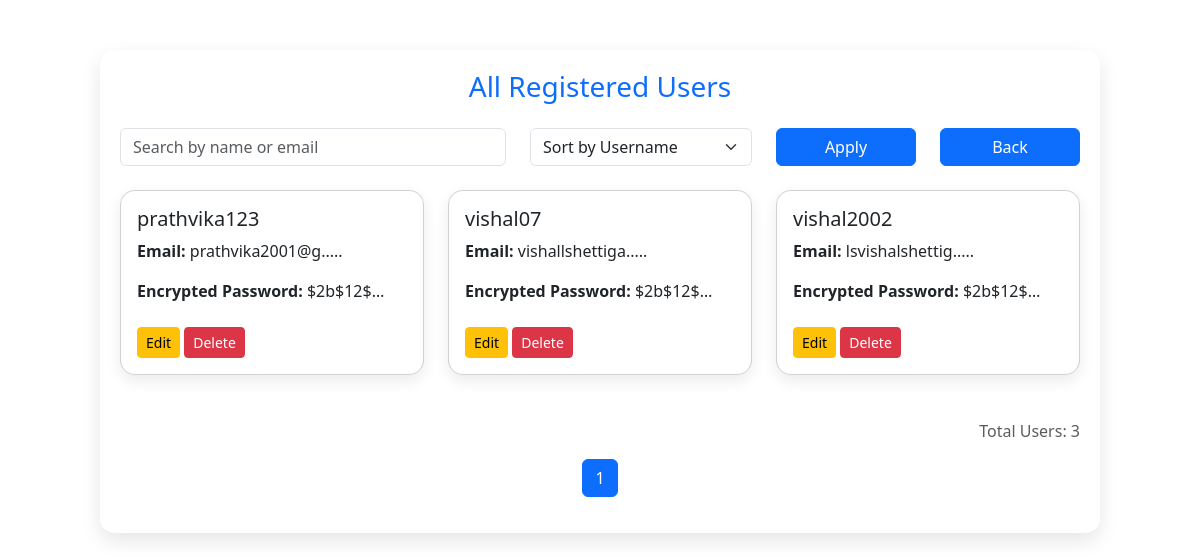
/view-users, run on an earlier commit of the app's database.
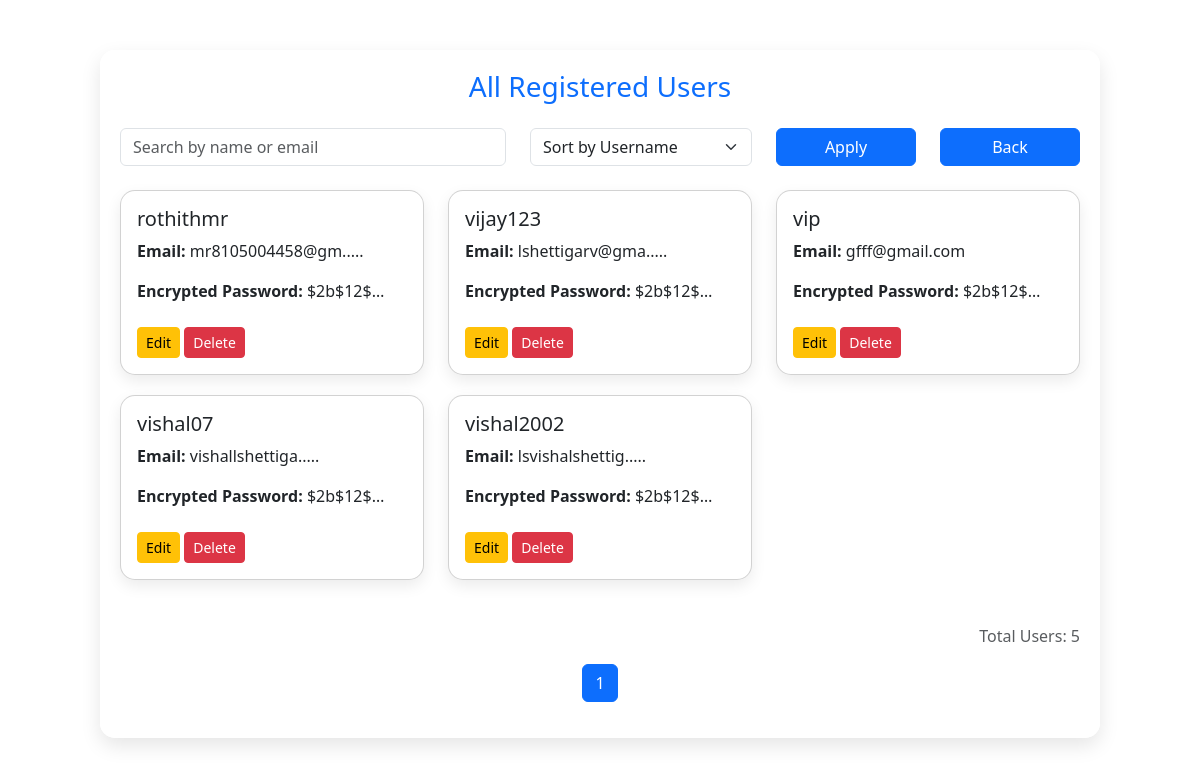
And on a later commit of the database.
### tables this page shows
CREATE TABLE users (
        id INTEGER PRIMARY KEY AUTOINCREMENT,
        name TEXT NOT NULL,
        username TEXT NOT NULL UNIQUE,
        email TEXT NOT NULL UNIQUE,
        password TEXT NOT NULL
    );

### app.py (the view)
@app.route('/view-users', methods=['GET'])
def view_users():
    conn = get_db_connection()
    cursor = conn.cursor()
    search = request.args.get('search', '')
    sort = request.args.get('sort', 'username')
    page = int(request.args.get('page', 1))
    per_page = 6
    base_query = "SELECT * FROM users"
    params = []
    if search:
        base_query += " WHERE username LIKE ? OR email LIKE ?"
        params.extend([f"%{search}%", f"%{search}%"])
    base_query += f" ORDER BY {sort}"
    cursor.execute(base_query, params)
    all_users = cursor.fetchall()
    total_users = len(all_users)
    total_pages = (total_users + per_page - 1) // per_page
    start = (page - 1) * per_page
    users = all_users[start:start + per_page]
    edit_user_data = None
    edit_id = request.args.get('edit_id')
    if edit_id:
        cursor.execute("SELECT * FROM users WHERE id = ?", (edit_id,))
        edit_user_data = cursor.fetchone()
    conn.close()
    return render_template(
        "view_users.html",
        users=[dict(user) for user in users],
        page=page,
        total_pages=total_pages,
        total_users=total_users,
        action_status=request.args.get("status"),
        edit_user=dict(edit_user_data) if edit_user_data else None
    )

### app.py (called while the page is built)
def get_db_connection():
    conn = sqlite3.connect('career_counselor.db')
    conn.row_factory = sqlite3.Row
    return conn

### templates/view_users.html (shortened to what this page needs)
<!DOCTYPE html>
<html lang="en">
<head>
  <link rel="stylesheet" href="https://cdn.jsdelivr.net/npm/bootstrap@5.3.0/dist/css/bootstrap.min.css">
</head>
<body>
  <div class="container user-container">
    <h3 class="text-center text-primary mb-4">All Registered Users</h3>
    {% if edit_user %}
    <div class="edit-card">
      <h5 class="text-center">Edit User</h5>
      <form method="POST" action="/edit-user/{{ edit_user.id }}">
        <div class="mb-3">
          <label>Username</label>
          <input type="text" name="username" value="{{ edit_user.username }}" class="form-control" required />
        </div>
        <div class="mb-3">
          <label>Email</label>
          <input type="email" name="email" value="{{ edit_user.email }}" class="form-control" required />
        </div>
        <div class="mb-3">
          <label>Password</label>
          <input type="text" name="password" value="{{ edit_user.password }}" class="form-control" required />
        </div>
        <button type="submit" class="btn btn-success w-100">Update</button>
      </form>
    </div>
    {% else %}
    <form method="GET" action="/view-users" class="row mb-4">
      <div class="col-md-5">
        <input type="text" class="form-control" name="search" placeholder="Search by name or email" value="{{ request.args.get('search', '') }}">
      </div>
      <div class="col-md-3">
        <select name="sort" class="form-select">
          <option value="username" {% if request.args.get('sort') == 'username' %}selected{% endif %}>Sort by Username</option>
        </select>
      </div>
      <div class="col-md-2">
        <button type="submit" class="btn btn-primary w-100">Apply</button>
        </div>
        <div class="col-md-2">
          <a href="/admin-dashboard" class="btn btn-primary w-100">Back</a>
      </div>
    </form>
    <div class="row">
      {% for user in users %}
      <div class="col-md-4">
        <div class="card user-card p-3">
          <h5>{{ user.username }}</h5>
          <p class="truncate"><strong>Email:</strong> {{ user.email[:15] }}{% if user.email|length > 15 %}.....{% endif %}</p>
          <p class="truncate"><strong>Encrypted Password:</strong> {{ user.password[:15] }}{% if user.password|length > 15 %}.....{% endif %}</p>
          <div class="mt-2">
            <a href="/view-users?edit_id={{ user.id }}" class="btn btn-warning btn-sm">Edit</a>
            <form action="/delete-user/{{ user.id }}" method="POST" class="d-inline">
              <button type="submit" class="btn btn-danger btn-sm" onclick="return confirm('Are you sure you want to delete this user?')">Delete</button>
            </form>
          </div>
        </div>
      </div>
      {% endfor %}
    </div>
    <p class="mt-4 text-end text-muted">Total Users: {{ total_users }}</p>
    <nav aria-label="Page navigation example">
      <ul class="pagination justify-content-center">
        {% for p in range(1, total_pages + 1) %}
        <li class="page-item {% if p == page %}active{% endif %}"><a class="page-link" href="?page={{ p }}&search={{ request.args.get('search', '') }}&sort={{ request.args.get('sort', '') }}">{{ p }}</a></li>
        {% endfor %}
      </ul>
    </nav>
    {% endif %}
  </div>
</body>
</html>

### templates/view_users.html (style rules this page uses)
body { background: url('https://images.unsplash.com/photo-1498050108023-c5249f4df085?auto=format&fit=crop&w=1950&q=80') no-repeat center center fixed; background-size: cover; font-family: 'Segoe UI', sans-serif; margin: 0; padding-top: 50px; }
.user-container { max-width: 1000px; margin: auto; padding: 20px; background: rgba(255, 255, 255, 0.95); border-radius: 15px; box-shadow: 0 8px 20px rgba(0,0,0,0.1); }
.user-card { margin-bottom: 20px; border-radius: 15px; box-shadow: 0 6px 15px rgba(0,0,0,0.08); animation: fadeIn 0.6s ease-in-out; position: relative; }
.truncate { white-space: nowrap; overflow: hidden; text-overflow: ellipsis; max-width: 250px; display: inline-block; }

What changed in the data, as far as the page shows it:
removed users: username "prathvika123", email "prathvika2001@g", password "$2b$12$…"
added users: username "rothithmr", email "mr8105004458@gm", password "$2b$12$…"
added users: username "vijay123", email "lshettigarv@gma", password "$2b$12$…"
added users: username "vip", email "gfff@gmail.com", password "$2b$12$…"
Also different on the page:
{{ total_users }}: "3" → "5"
